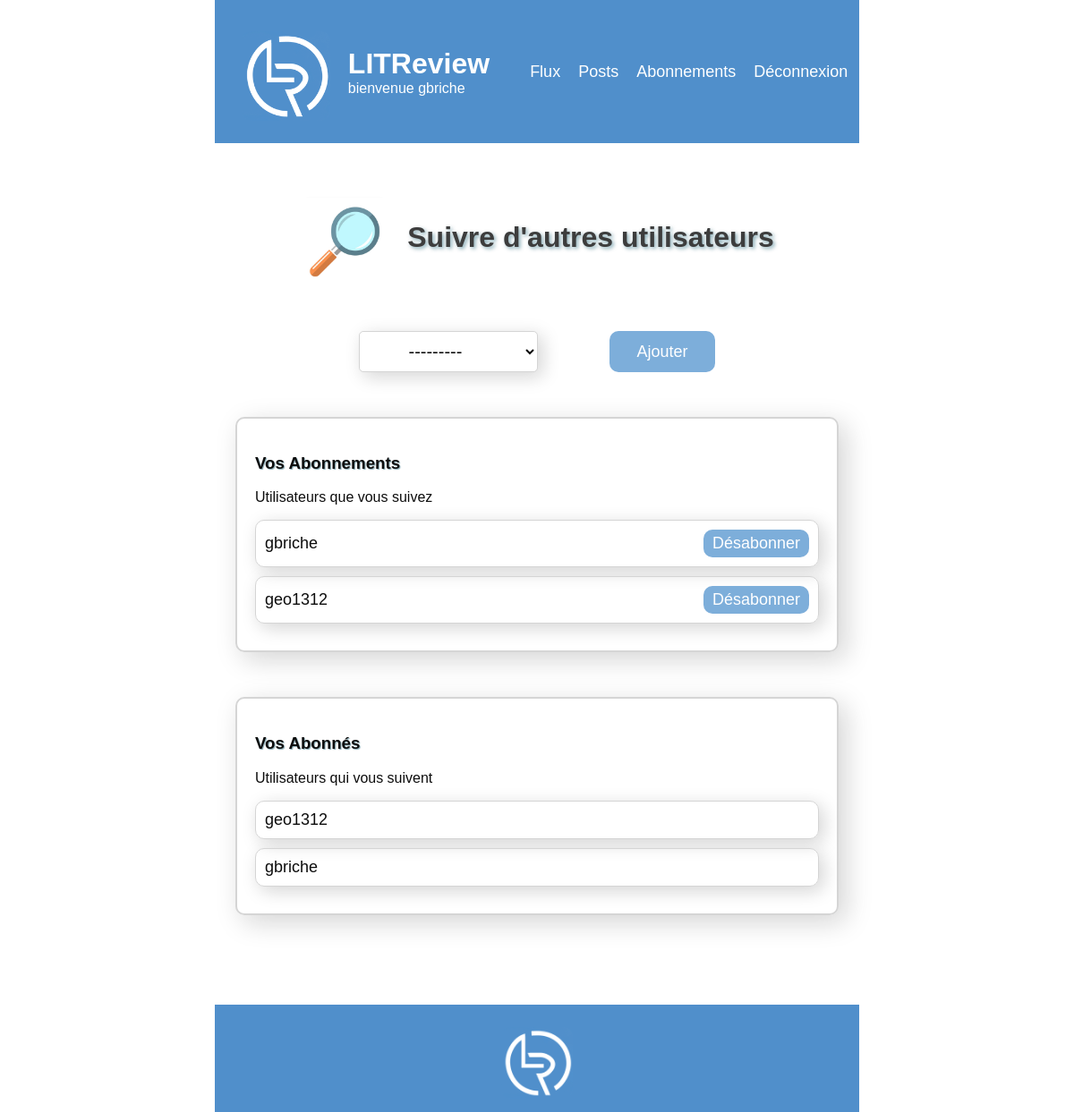
Page /follows/ (signed in) on the earlier database version.
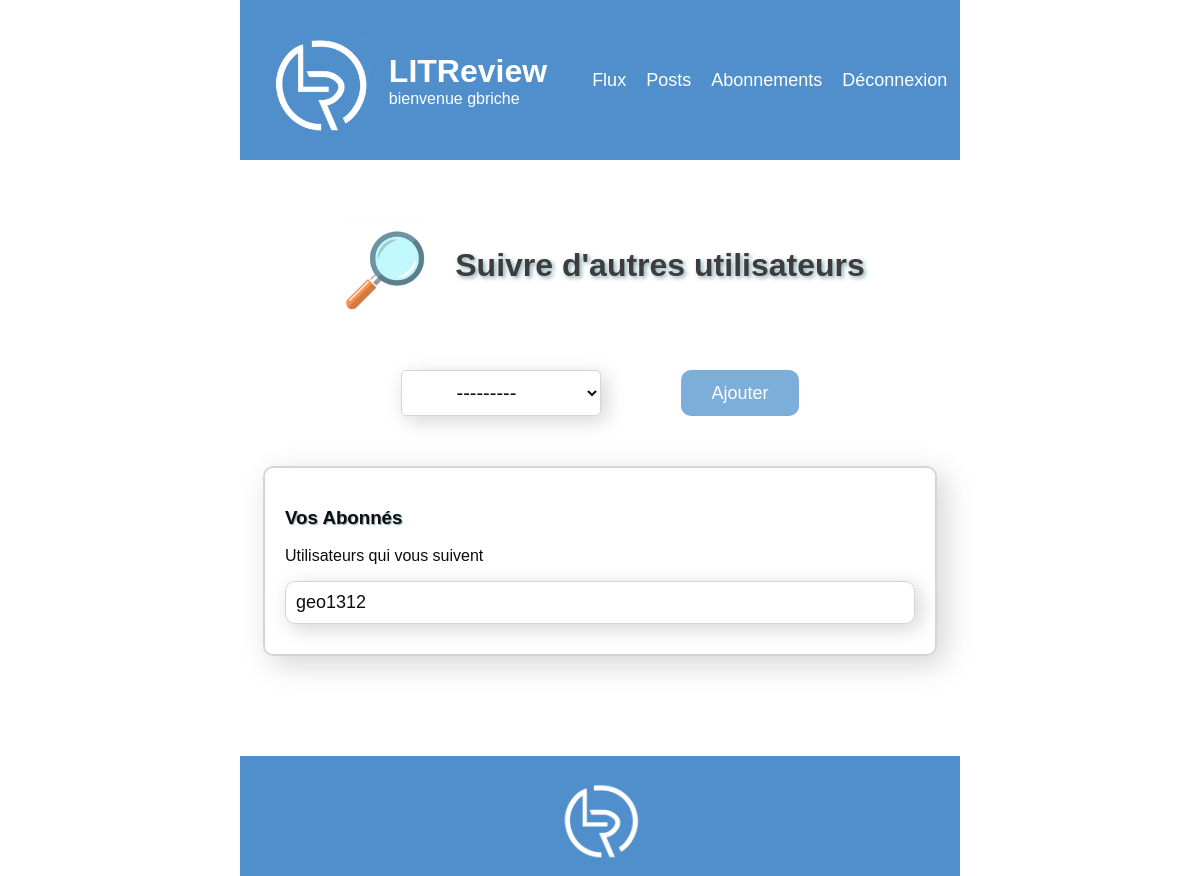
Same page on the later database version.
### authentication/models.py (models this page shows)
class CustomUser(AbstractUser):
    pass

### bookreview/models.py (models this page shows)
class UserFollows(models.Model):
    user = models.ForeignKey(
        settings.AUTH_USER_MODEL, on_delete=models.CASCADE, related_name="following"
    )
    followed_user = models.ForeignKey(
        settings.AUTH_USER_MODEL, on_delete=models.CASCADE, related_name="followed_by"
    )
    class Meta:
        unique_together = (
            "user",
            "followed_user",
        )

### bookreview/views.py (the view)
# urls.py: path("follows/", bookreview.views.follows, name="follows"),
@login_required
def follows(request):
    followings = UserFollows.objects.filter(user=request.user)
    followers = UserFollows.objects.filter(followed_user=request.user)
    if request.method == "POST":
        form = UserFollowsForm(request.POST)
        if form.is_valid():
            try:
                user_follow = form.save(commit=False)
                user_follow.user = request.user
                user_follow.save()
            except IntegrityError:
                messages.error(
                    request,
                    f"L'utilisateur {user_follow.followed_user} est deja dans votre liste de suivis",
                )
                return render(
                    request,
                    "bookreview/follows.html",
                    {"form": form, "followings": followings, "followers": followers},
                )
            return redirect("follows")
    else:
        form = UserFollowsForm()
    context = {
        "form": form,
        "followings": followings,
        "followers": followers,
    }
    return render(request, "bookreview/follows.html", context=context)

### bookreview/forms.py
class UserFollowsForm(forms.ModelForm):
    class Meta:
        model = UserFollows
        fields = ["followed_user"]

### bookreview/templates/bookreview/follows.html (shortened to what this page needs)
{% extends 'base.html' %}
{% load static %}
{% block content %}
    <div class="follows-page base-page">
        <div class="follows-form-title">
            <div class="icone-title">
                <img src="{% static 'icones/icone-loupe.png' %}" alt="icone loupe">
                <h2>Suivre d'autres utilisateurs</h2>
            </div>
            <div>
                <form method="post" class="follows-form">
                    {% for field in form %}
                        <div class="form-field-follows">
                            {{ field }}
                        </div>
                    {% endfor %}
                    <button type="submit" class="submit-button">Ajouter</button>
                </form>
            </div>
        </div>
        {% if followings %}
            <div class="following">
                <h3>Vos Abonnements</h3>
                <p>Utilisateurs que vous suivez</p>
                <div class="follows-list">
                    {% for following in followings %}
                        <div class="follows-item">
                            <span class="follows-username">{{ following.followed_user }}</span>
                            <a href="{% url 'follows_delete' following.id %}" class="follows-button">Désabonner</a>
                        </div>
                    {% endfor %}
                </div>
            </div>
        {% endif %}
        {% if followers %}
            <div class="followers">
                <h3>Vos Abonnés</h3>
                <p>Utilisateurs qui vous suivent</p>
                <div class="follows-list">
                    {% for follower in followers %}
                        <div class="follows-item">
                            <span class="follows-username">{{ follower.user }}</span>
                        </div>
                    {% endfor %}
                </div>
            </div>
        {% endif %}
    </div>
{% endblock content %}

### templates/base.html (shortened to what this page needs)
{% load static %}
<!DOCTYPE html>
<html lang="fr">
    <head>
        <link rel="stylesheet" href="{% static 'css/style.css' %}">
    </head>
    <body id="body">
        <header id="header">
            <div class="titre-header">
                <img src="{% static 'logos/lt_logo_white.png' %}" alt="logo header litrevu" class="logo-header-litrevu">
                <div>
                    <h1>LITReview</h1>
                    {% if user.is_authenticated %}
                        <span>bienvenue {{ request.user }}</span>
                    {% endif %}
                </div>
            </div>
            {% if user.is_authenticated %}
                <div class="nav">
                    <ul>
                        <li>
                            <a href="{% url 'flux' %}">
                                Flux
                            </a>
                        </li>
                        <li>
                            <a href="{% url 'posts' %}">
                                Posts
                            </a>
                        </li>
                        <li>
                            <a href="{% url 'follows' %}">
                                Abonnements
                            </a>
                        </li>
                        <li>
                            <form action="{% url 'logout' %}" method="post" class="logout-form">
                                <button type="submit" class="logout-button">
                                    Déconnexion
                                </button>
                            </form>
                        </li>
                    </ul>
                </div>
            {% endif %}
        </header>
        <div id="main">
            {% block content %}{% endblock content %}
        </div>
        <footer id="footer">
            <img class="logo-footer" src="{% static 'logos/lt_logo_white.png' %}" alt="logo footer litreview">
        </footer>
    </body>
</html>

### static/css/style.css (style rules this page uses)
html, body { margin: 0; padding: 0; }
html { background-image: url(../images/man_made-book-library-841345.jpeg); background-attachment: fixed; background-repeat: no-repeat; background-size: cover; display: flex; justify-content: center; }
#body { width: 60%; opacity: 0.95; font-family: Verdana, sans-serif; font-size: 100%; }
#main { padding: 50px 10px; display: flex; flex-direction: column; justify-content: space-around; align-items: center; background-color: white; }
.base-page { width: 100%; }
.base-page h2 { color: #333; font-size: 32px; font-weight: bold; text-shadow: 2px 2px 4px rgba(4, 81, 104, 0.5); }
.base-page h3 { text-shadow: 1px 1px 1px rgba(4, 81, 104, 0.5); }
img { max-width: 200px; border-radius: 10px; margin-top: 10px; }
.icone-title { display: flex; align-items: center; margin-bottom: 40px; text-shadow: 1px 1px 1px rgba(4, 81, 104, 0.5); }
.icone-title img { width: 100px; margin-right: 20px; }
#header { background-color: #478ac9; color: white; height: 100px; padding: 30px; display: flex; justify-content: space-between; align-items: center; }
.titre-header { display: flex; align-items: center; }
.titre-header h1 { margin: 0; }
.nav ul { display: flex; list-style: none; align-items: center; }
.nav a, .logout-button { text-decoration: none; background: none; border: none; color: white; padding: 5px 5px; margin-right: 10px; font-size: 18px; font-weight: 500; }
.logout-form { margin: 0; }
#header img { height: 100px; margin-right: 20px; }
input[type="text"], input[type="password"], select { width: 80%; padding: 10px; font-size: 20px; border-radius: 10px; box-shadow: 1px 1px 5px lightgrey; border: 1px solid lightgrey; }
select { padding: 10px 50px; border-radius: 5px; box-shadow: 1px 1px 5px black; }
.submit-button { padding: 10px 30px; background-color: #77aad9; color: white; font-size: 18px; border: none; border-radius: 10px; }
.follows-form { display: flex; flex-direction: row; justify-content: center; margin-top: 50px; margin-bottom: 50px; }
#id_followed_user { margin-right: 50px; background-color: #fff; border: 1px solid lightgray; box-shadow: 5px 5px 20px lightgrey; }
.form-field-follows { margin-right: 30px; }
.follows-page { width: 100%; display: flex; flex-direction: column; justify-content: center; align-items: center; }
.following, .followers { width: 90%; padding: 20px; margin-bottom: 50px; border-radius: 10px; border: 2px solid lightgrey; box-shadow: 8px 8px 30px lightgrey; }
.follows-item { display: flex; align-items: center; justify-content: space-between; margin-bottom: 10px; border: 1px solid lightgray; box-shadow: 5px 5px 20px lightgrey; padding: 10px; border-radius: 10px; font-size: 18px; }
#footer { margin: 0; display: flex; align-items: center; justify-content: center; height: 100px; background-color: #478ac9; color: #fff; padding: 10px 0; }
.logo-footer { height: 80px; }

Differences in the rows shown:
removed UserFollows: followed_user "gbriche", user "gbriche"
removed UserFollows: followed_user "geo1312", shown under "Vos Abonnements"
Other differences:
text no longer shown: "Vos Abonnements Utilisateurs que vous suivez"
